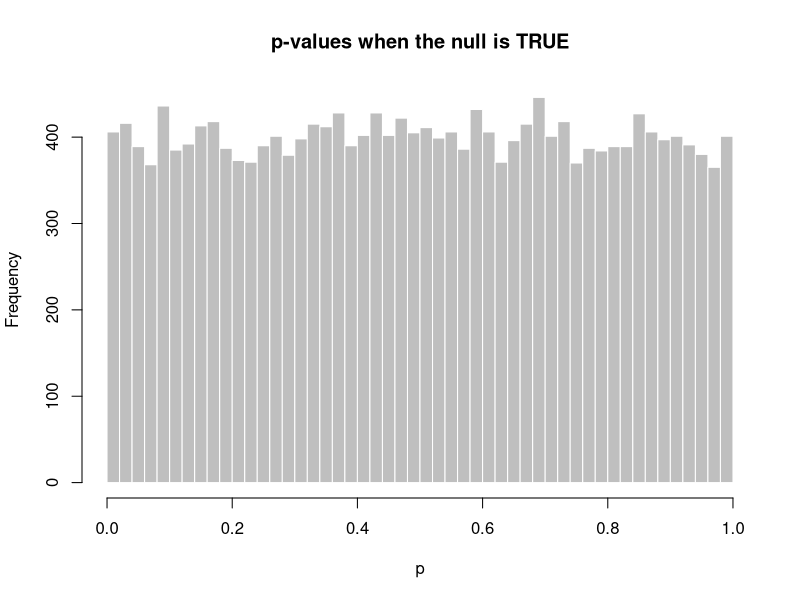
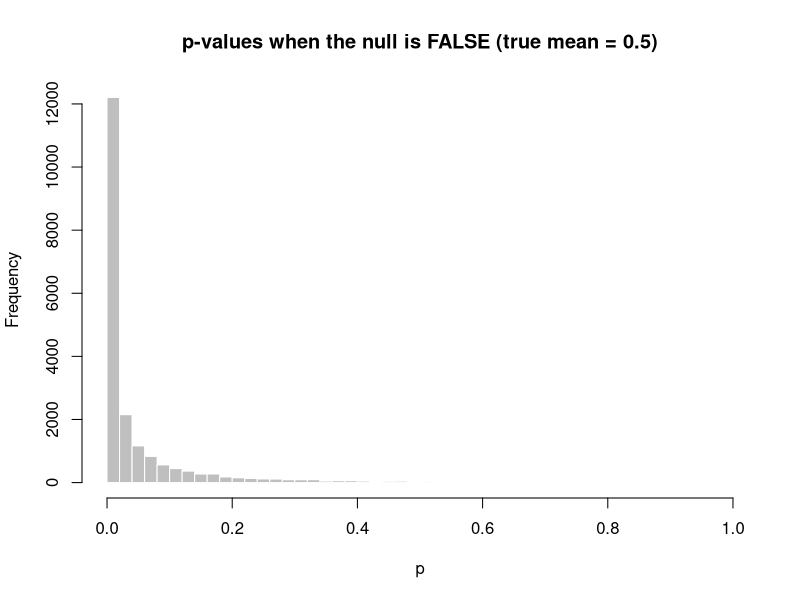

Write the R code that produced these figures, in order.


# P-Values when the null is true -----------------------------------------------

set.seed(8)
# 20,000 studies in a world where the null is exactly true (does not deviate from mu = 0)
p <- replicate(20000, t.test(rnorm(30), mu = 0)$p.value) # 20000 p values

hist(p, breaks = 40, col = "gray75", border = "white",
     main = "p-values when the null is TRUE", xlab = "p")

round(c(P_below_0.05 = mean(p < 0.05), # 5% of p values are found up to p = 0.05
        P_below_0.50 = mean(p < 0.50), # 50% of p values are found up to p = 0.50
        P_below_0.90 = mean(p < 0.90)), 4) # 90% of p values are found up to p = 0.90

# No data from sampling come as a surprise - what would be a rare occurrence under the null is
# not rare because the null is true.

# Null true: p-values are flat, so p < 0.05 happens 5% of the time (false positives)


# WHERE P-VALUES FALL ALONG THE DISTRIBTUION  ----------------------------------
################################################################################
# Large p-values (0.8, 0.9) mean the data sit close to what the null predicts, with the sample mean near the claimed value. 
# Small p-values (below 0.05) mean the data sit far from what the null predicts, in the extreme tails of the null world
################################################################################


# P-Values when the null is false ----------------------------------------------

set.seed(8)
# Null is FALSE: true mean is 0.5, but we still test against mu = 0
# 20000 p values when the null is false
p_alt <- replicate(20000, t.test(rnorm(30, mean = 0.5), mu = 0)$p.value)

hist(p_alt, breaks = 40, col = "gray75", border = "white",
     main = "p-values when the null is FALSE (true mean = 0.5)", xlab = "p")

round(c(P_below_0.05 = mean(p_alt < 0.05), # 75% of p-values are found up to p = 0.05
        P_below_0.50 = mean(p_alt < 0.50), # 97% of p-values are found up to p = 0.50
        P_below_0.90 = mean(p_alt < 0.90)), 4) # 99# of p-values are found up to p = 0.90

# the bulk of p-values sit below p = 0.05. When the null is false, it's common to find data that don't match the null
# Large p-values are rare (data that align with a false null)

# Null false: p-values pile up near 0, so p < 0.05 happens often, 
# and p > 0.05 happens less often (false negatives).
